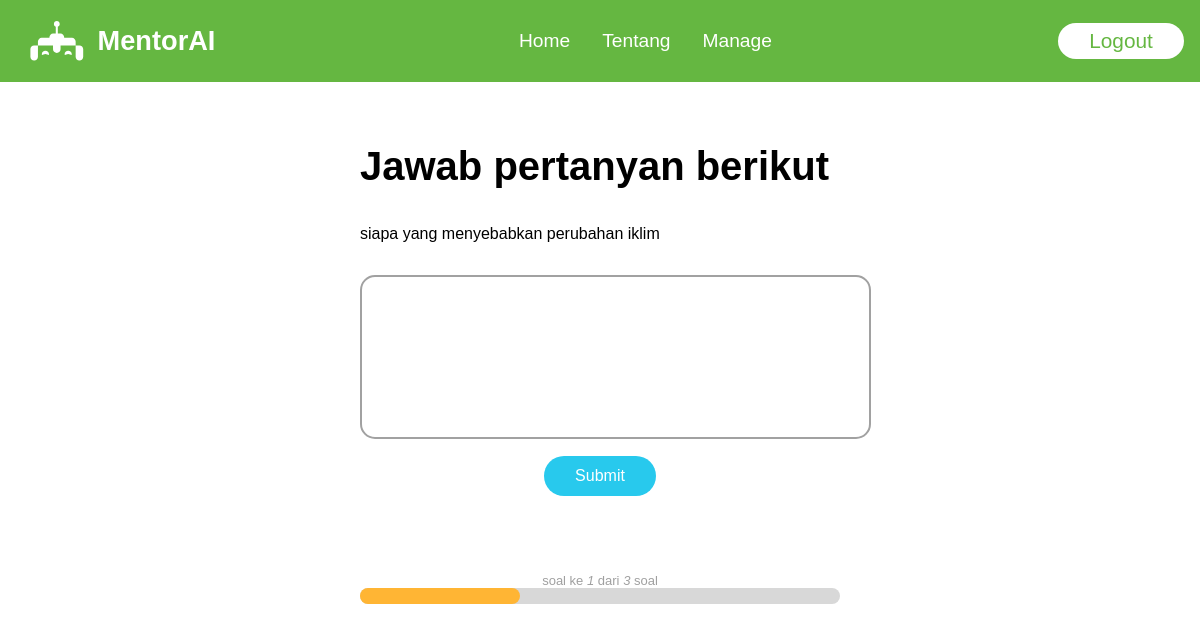
The page /exercise3/2/1/ (signed in) on the database as committed earlier.
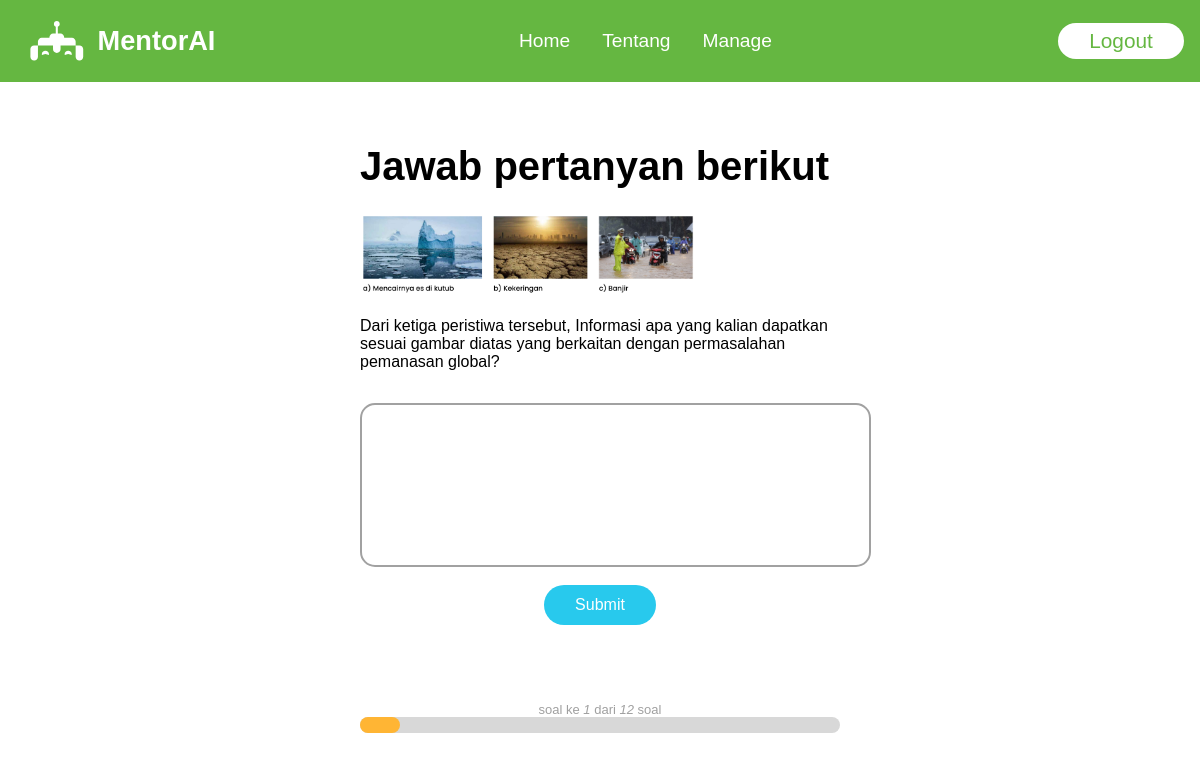
The same page on the database as committed later.
### appBelajar/models.py (models this page shows, shortened)
class Questions(models.Model):
    topic = models.ForeignKey(Topics, on_delete=models.CASCADE, blank=True, null=True)
    question = models.CharField(max_length=200, blank=True, null=True)
    image = models.ImageField(null=True, upload_to='appBelajar/templates/upload', blank=True)
    image_description = models.CharField(max_length=500, blank=True, null=True)

### appBelajar/views.py (the view, shortened to what this page needs)
# urls.py: path("exercise3/<int:pk>/<int:number>/", views.exercise3, name='exercise3'),
@login_required(login_url='loginPage')
def exercise3(request, pk, number):
    topic = Topics.objects.get(id=pk)
    questions = Questions.objects.filter(topic=topic)
    question = questions[number - 1]
    def extract_score(text):
        patterns = [
            r"(?<=Skor:\s)(\d+)",
            r"(r'\d+(?!.*\d)')",
            r"(?i)skor\s*(\d+)"
        ]
        for pattern in patterns:
            match = re.search(pattern, text)
            if match:
                return match.group(1)
        return ""
    def extract_feedback(text):
        text = re.sub(r">", "", text)
        text = re.sub(r"Skor:\s*\d+", "", text)
        return text.strip()
    def removeStar(text):
        return re.sub(r"\*", "", text)
    user_answer = Answers3.objects.filter(topic=topic, user=request.user, question=question).first()
    context = {
        'questions': questions,
        'questions_length': len(questions),
        'question': question,
        'number': number,
        'user_answer': user_answer
    }
    return render(request, 'appBelajar/exercise3.html', context)

### appBelajar/templates/appBelajar/exercise3.html (shortened to what this page needs)
{% extends 'main.html' %}
{% block content %}
<div class="container_exercise">
    <h1>Jawab pertanyan berikut</h1>
    <div class="answer_form">
        {% if question.image %}
        <img src="{{question.image.url}}" alt="">
        {% endif %}
        <p class="question">{{question.question}}</p>
        <form class="answer_input" action="" method="post" onsubmit="return validateForm()">
            <textarea class="disable" name="answer" id="answer" cols="30" rows="10" onpaste="return false">{{user_answer.answer}}</textarea>
            {% if user_answer == None %}
            <div class="submit-container">
                <input type="submit" value="Submit">
            </div>
            {% endif %}
        </form>
        <div class="feedback_section">
        </div>
    </div>
    <p class="question_progress">soal ke <i id="question_now">{{number}}</i> dari <i id="total_question">{{questions_length}}</i> soal</p>
    <div class="progress" id="progressBar"></div>
    <div class="progress_orange"></div>
</div>
{% endblock %}

### templates/main.html (shortened to what this page needs)
<!DOCTYPE html>
{% load static %}
<html lang="en">
<head>
    <link rel="stylesheet" href="{% static 'styles/main.css' %}">
</head>
<body>
    {% include 'navbar.html' %}
    {% block content %}
    {% endblock %}
</body>
</html>

### templates/navbar.html (shortened to what this page needs)
<header>
    <nav class="navbar">
        <section class="top-nav">
            <a href="{% url 'home' %}" class="home-logo">
                <div>MentorAI</div>
            </a>
              <ul class="menu">
                <li><a href="{% url 'home' %}">Home</a></li>
                <li><a href="{% url 'about' %}">Tentang</a></li>
                {% if user.is_superuser %}
                <li><a href="{% url 'topicList' %}">Manage</a></li>
                {% endif %}
            </ul>
            {% if user.is_authenticated %}
              <a href="{% url 'logoutPage' %}" class="login-logout">Logout</a>
            {% else %}
              <a href="{% url 'loginPage' %}" class="login-logout">Login</a>
            {% endif %}
        </section>
    </nav>
</header>

### static/styles/main.css (style rules this page uses)
:root { --green: #65b741; --orange: #ffb534; --blue: #28c9ed; }
* { margin: 0; padding: 0; font-family: "MADE Tommy Soft", sans-serif; }
.navbar { position: fixed; top: 0; width: 100%; z-index: 2; }
.top-nav { display: flex; flex-direction: row; align-items: center; justify-content: space-between; background-color: #00baf0; background: var(--green); color: #fff; height: 50px; padding: 1em; }
.home-logo { margin-right: 2.2em; color: white; font-size: 1.7em; font-weight: 600; text-decoration: none; display: flex; flex-direction: row; align-items: center; }
.home-logo svg { display: inline; color: white; fill: white; width: 3em; }
.menu { display: flex; flex-direction: row; list-style-type: none; margin: 0; padding: 0; }
.menu > li { margin: 0 1rem; font-size: 1.2em; overflow: hidden; }
.menu li a { color: white; text-decoration: none; font-weight: 400; }
.login-logout { background-color: white; color: var(--green); padding: 0.3em 1.5em; border-radius: 20em; font-size: 1.3em; font-weight: 500; text-decoration: none; margin-left: 0.5em; transition: all 0.2s ease-in-out; }
.container_exercise { display: flex; flex-direction: column; margin: 4em 30% 1.5em; height: 100%; text-align: left; }
.container_exercise h1 { font-size: 2.5em; font-weight: 700; margin: 2em 0 0.5em; }
.answer_form img { width: 70%; border-radius: 8px; }
.question { margin: 1em 0 2em; }
.answer_input { text-align: center; }
.answer_input textarea { width: 100%; height: 10em; resize: none; border: solid 2px #a1a1a1; border-radius: 15px; margin: 0 0 1em 0; font-family: "MADE Tommy Soft", sans-serif; padding: 1em 1em; }
.answer_input input { background-color: var(--blue); width: 7em; height: 2.5em; border: none; border-radius: 20px; color: white; font-size: 1rem; font-weight: 500; transition: width 0.3s ease; }
.feedback_section { text-align: center; display: flex; flex-direction: column; justify-content: center; margin: 1em auto; }
.question_progress { text-align: center; font-size: small; color: #a0a0a0; margin-top: 1em; font-weight: 400; }
.progress { content: ""; width: 100%; height: 1em; background-color: #d8d8d8; border-radius: 15px; position: relative; }
.progress_orange { content: ""; height: 1em; background-color: var(--orange); border-radius: 15px; position: relative; top: -1em; }

Rows that differ between the two databases and show on the page:
removed Questions: question "siapa yang menyebabkan perubahan iklim"
added Questions: image (picture), question "Dari ketiga peristiwa tersebut, Informasi apa yang kalian dapatkan sesuai gambar diatas yang berkaitan dengan permasalahan pemanasan global?"
Other text that changed with them:
{{ questions_length }}: "3" → "12"
